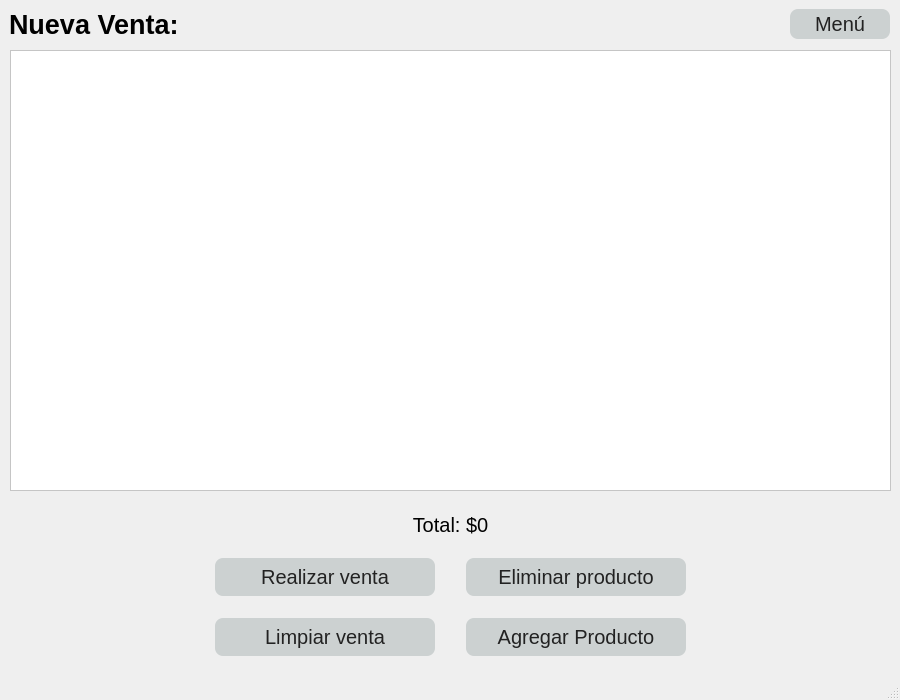
<?xml version="1.0" encoding="UTF-8"?>
<ui version="4.0">
 <class>MainWindow</class>
 <widget class="QMainWindow" name="MainWindow">
  <property name="geometry">
   <rect>
    <x>0</x>
    <y>0</y>
    <width>900</width>
    <height>700</height>
   </rect>
  </property>
  <property name="minimumSize">
   <size>
    <width>900</width>
    <height>700</height>
   </size>
  </property>
  <property name="maximumSize">
   <size>
    <width>900</width>
    <height>700</height>
   </size>
  </property>
  <property name="windowTitle">
   <string>MainWindow</string>
  </property>
  <property name="styleSheet">
   <string notr="true">background:&quot;#222&quot;; color: &quot;#eee&quot;</string>
  </property>
  <widget class="QWidget" name="centralwidget">
   <widget class="QWidget" name="horizontalLayoutWidget">
    <property name="geometry">
     <rect>
      <x>9</x>
      <y>-1</y>
      <width>881</width>
      <height>51</height>
     </rect>
    </property>
    <layout class="QHBoxLayout" name="horizontalLayout">
     <item>
      <widget class="QLabel" name="label">
       <property name="font">
        <font>
         <family>Arial</family>
         <pointsize>20</pointsize>
         <weight>75</weight>
         <bold>true</bold>
        </font>
       </property>
       <property name="text">
        <string>Nueva Venta:</string>
       </property>
      </widget>
     </item>
     <item>
      <widget class="QPushButton" name="menu_btn">
       <property name="maximumSize">
        <size>
         <width>100</width>
         <height>30</height>
        </size>
       </property>
       <property name="font">
        <font>
         <pointsize>15</pointsize>
        </font>
       </property>
       <property name="cursor">
        <cursorShape>PointingHandCursor</cursorShape>
       </property>
       <property name="styleSheet">
        <string notr="true">background-color:#ccd1d1; color: #222; border-radius: 8px;
padding: 4px
</string>
       </property>
       <property name="text">
        <string>Menú</string>
       </property>
      </widget>
     </item>
    </layout>
   </widget>
   <widget class="QWidget" name="gridLayoutWidget">
    <property name="geometry">
     <rect>
      <x>190</x>
      <y>540</y>
      <width>521</width>
      <height>131</height>
     </rect>
    </property>
    <layout class="QGridLayout" name="gridLayout">
     <property name="leftMargin">
      <number>0</number>
     </property>
     <property name="spacing">
      <number>6</number>
     </property>
     <item row="0" column="1">
      <widget class="QPushButton" name="eliminar_producto">
       <property name="minimumSize">
        <size>
         <width>220</width>
         <height>38</height>
        </size>
       </property>
       <property name="maximumSize">
        <size>
         <width>220</width>
         <height>34</height>
        </size>
       </property>
       <property name="font">
        <font>
         <family>Arial</family>
         <pointsize>15</pointsize>
        </font>
       </property>
       <property name="cursor">
        <cursorShape>PointingHandCursor</cursorShape>
       </property>
       <property name="layoutDirection">
        <enum>Qt::LeftToRight</enum>
       </property>
       <property name="styleSheet">
        <string notr="true">background-color:#ccd1d1; color: #222; border-radius: 8px;
padding: 4px;</string>
       </property>
       <property name="text">
        <string>Eliminar producto</string>
       </property>
      </widget>
     </item>
     <item row="0" column="0">
      <widget class="QPushButton" name="realizar_venta">
       <property name="minimumSize">
        <size>
         <width>220</width>
         <height>38</height>
        </size>
       </property>
       <property name="maximumSize">
        <size>
         <width>220</width>
         <height>34</height>
        </size>
       </property>
       <property name="font">
        <font>
         <family>Arial</family>
         <pointsize>15</pointsize>
        </font>
       </property>
       <property name="cursor">
        <cursorShape>PointingHandCursor</cursorShape>
       </property>
       <property name="layoutDirection">
        <enum>Qt::LeftToRight</enum>
       </property>
       <property name="styleSheet">
        <string notr="true">background-color:#ccd1d1; color: #222; border-radius: 8px;
padding: 4px;</string>
       </property>
       <property name="text">
        <string>Realizar venta</string>
       </property>
      </widget>
     </item>
     <item row="1" column="0">
      <widget class="QPushButton" name="limpiar_venta">
       <property name="minimumSize">
        <size>
         <width>220</width>
         <height>38</height>
        </size>
       </property>
       <property name="maximumSize">
        <size>
         <width>220</width>
         <height>34</height>
        </size>
       </property>
       <property name="font">
        <font>
         <family>Arial</family>
         <pointsize>15</pointsize>
        </font>
       </property>
       <property name="cursor">
        <cursorShape>PointingHandCursor</cursorShape>
       </property>
       <property name="layoutDirection">
        <enum>Qt::LeftToRight</enum>
       </property>
       <property name="styleSheet">
        <string notr="true">background-color:#ccd1d1; color: #222; border-radius: 8px;
padding: 4px;</string>
       </property>
       <property name="text">
        <string>Limpiar venta</string>
       </property>
      </widget>
     </item>
     <item row="1" column="1">
      <widget class="QPushButton" name="agg_producto">
       <property name="minimumSize">
        <size>
         <width>220</width>
         <height>38</height>
        </size>
       </property>
       <property name="maximumSize">
        <size>
         <width>220</width>
         <height>34</height>
        </size>
       </property>
       <property name="font">
        <font>
         <family>Arial</family>
         <pointsize>15</pointsize>
        </font>
       </property>
       <property name="cursor">
        <cursorShape>PointingHandCursor</cursorShape>
       </property>
       <property name="layoutDirection">
        <enum>Qt::LeftToRight</enum>
       </property>
       <property name="styleSheet">
        <string notr="true">background-color:#ccd1d1; color: #222; border-radius: 8px;
padding: 4px;</string>
       </property>
       <property name="text">
        <string>Agregar Producto</string>
       </property>
      </widget>
     </item>
    </layout>
   </widget>
   <widget class="QTableWidget" name="ventas_table">
    <property name="geometry">
     <rect>
      <x>10</x>
      <y>50</y>
      <width>881</width>
      <height>441</height>
     </rect>
    </property>
    <property name="font">
     <font>
      <family>Arial</family>
      <pointsize>12</pointsize>
     </font>
    </property>
    <property name="styleSheet">
     <string notr="true">color:#000; background: #fff;</string>
    </property>
    <property name="showGrid">
     <bool>false</bool>
    </property>
    <attribute name="horizontalHeaderDefaultSectionSize">
     <number>200</number>
    </attribute>
   </widget>
   <widget class="QLabel" name="total_venta_lbl">
    <property name="geometry">
     <rect>
      <x>320</x>
      <y>500</y>
      <width>261</width>
      <height>49</height>
     </rect>
    </property>
    <property name="font">
     <font>
      <family>Arial</family>
      <pointsize>15</pointsize>
      <weight>50</weight>
      <bold>false</bold>
     </font>
    </property>
    <property name="text">
     <string>Total: $0</string>
    </property>
    <property name="alignment">
     <set>Qt::AlignCenter</set>
    </property>
   </widget>
  </widget>
  <widget class="QMenuBar" name="menubar">
   <property name="geometry">
    <rect>
     <x>0</x>
     <y>0</y>
     <width>900</width>
     <height>26</height>
    </rect>
   </property>
  </widget>
  <widget class="QStatusBar" name="statusbar"/>
 </widget>
 <resources/>
 <connections/>
</ui>
